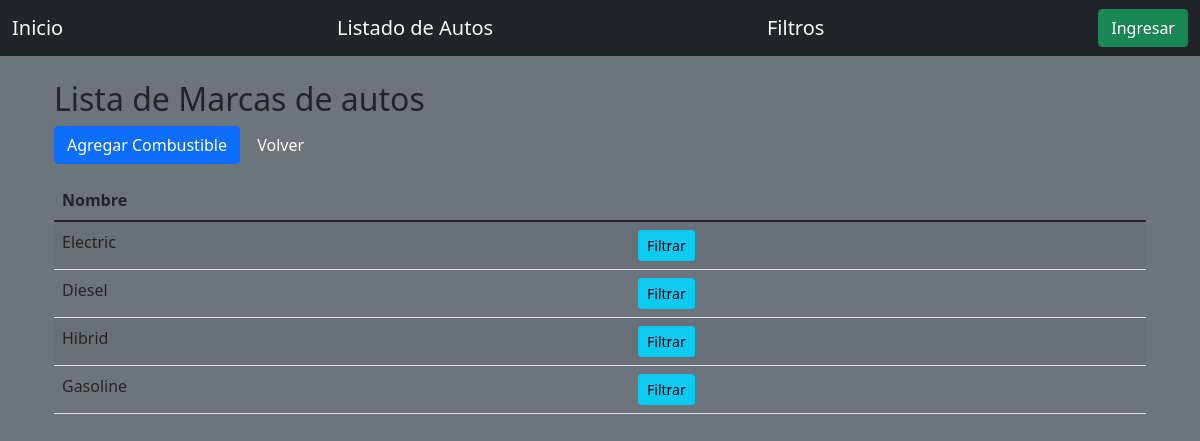
Page /vehiculos/combustible/ on the committed database.
### vehiculos/models.py (models this page shows, shortened)
class Combustible(models.Model):
    name = models.CharField(max_length=20)

### vehiculos/views/combustible_view.py (the view)
def combustible_list(request):
    combustibles = repoC.get_all()
    return render(
        request,
        'combustibles/list.html',
        dict(
            fuels=combustibles
        )
    )

### vehiculos/repositories/combustible.py (called while the page is built)
    def get_all(self) -> List[Combustible]:
        return Combustible.objects.all()

### vehiculos/templates/combustibles/list.html (shortened to what this page needs)
{% extends "home/base.html" %}
{% block content %}
<div class="container mt-3">
    <h2>Lista de Marcas de autos</h2>
    <a href="{% url 'combustible_create' %}" class="btn btn-primary mb-3">Agregar Combustible</a>
    <a href="{% url 'filters' %}" class="btn btn-secondary mb-3">Volver</a>
    <table class="table table-striped">
        <thead>
            <tr>
                <th>Nombre</th>
            </tr>
        </thead>
        <tbody>
            {% for fuel in fuels %}
                <tr>
                    <td>{{ fuel.name }}</td>
                    <td>
                        <a href="{% url 'combustible_detail' fuel.id %}" class="btn btn-info btn-sm">Filtrar</a>
                    </td>
                </tr>
            {% endfor %}
        </tbody>
    </table>
</div>
{% endblock %}

### rows in the picture
Combustible: name "Electric"
Combustible: name "Diesel"
Combustible: name "Hibrid"
Combustible: name "Gasoline"
